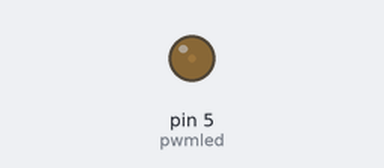
Bench run of a sketch on a simulated Arduino Uno, built with avr-gcc and run on an emulated ATmega328P. On the bench: output pins drawn as LEDs (lit = HIGH).

Above: at 0.05 s.
At 0.6 s:
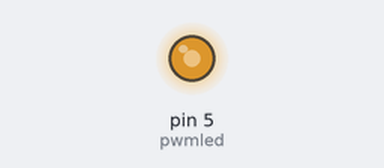
At 0.95 s:
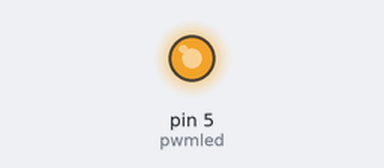
At 1.5 s:
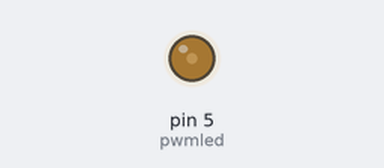
Timing chart, 0 to 6.2 s (numbered marks = the images above):
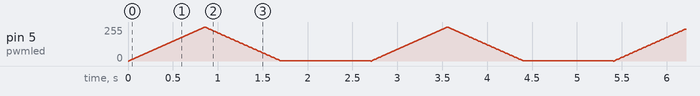

The sketch:

led_stufweise_an_aus.ino
```cpp
int pwmled = 5;

void setup() {
  // put your setup code here, to run once:
  pinMode(pwmled,OUTPUT);
}

void loop() {
  // put your main code here, to run repeatedly:
  for (int i = 0; i < 255; i = i + 3) {
    analogWrite(pwmled, i);
    delay(10);
  }
  for (int i = 255; i > 0; i = i - 3) {
    analogWrite(pwmled, i);
    delay(10);
  }
  delay(1000);
}
```
